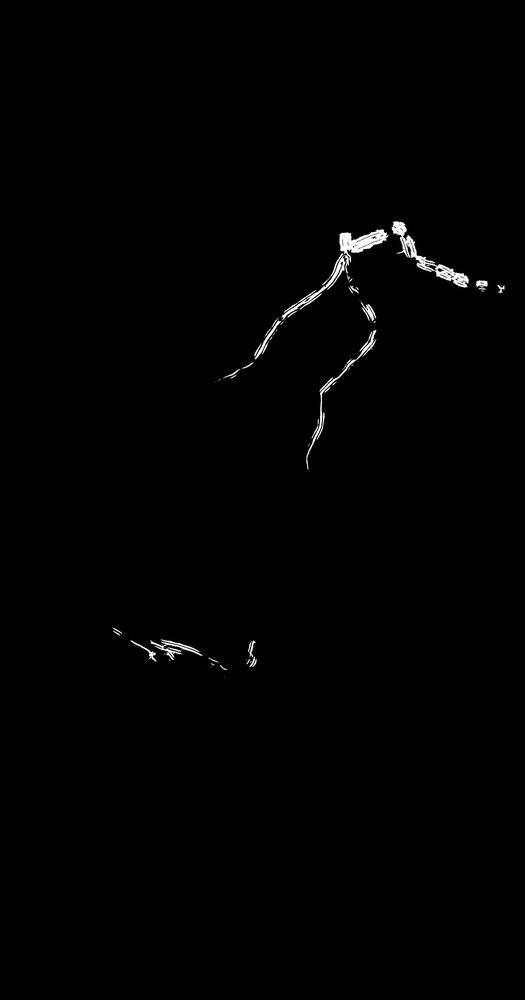
%> input picture split/clear_thresholded_line_strengthed_img_00260.jpg, 525 x 1000 px, shrunk from 2100 x 4000 before the run
$ octave split.m   (GNU Octave 9; MATLAB toolbox functions it lacks are replaced by stand-ins)
%> lines starting %> are read from the running program, lines starting %| are printed output that depends on the picture
### split/mat2tiles.m
function outCell=mat2tiles(inArray,varargin)
%MAT2TILES - breaks up an array into a cell array of adjacent sub-arrays of
%            equal sizes
%
%   C=mat2tiles(X,D1,D2,D3,...,Dn)
%   C=mat2tiles(X,[D1,D2,D3,...,Dn])
%
%will produce a cell array C containing adjacent chunks of the array X,
%with each chunk of dimensions D1xD2xD3x...xDn. If a dimensions Di does
%not divide evenly into size(X,i), then the chunks at the upper boundary of
%X along dimension i will be truncated.
%
%It is permissible for the Di to be given value Inf. When this is done, it is
%equivalent to setting Di=size(X,i).
%
%If n < ndims(X), then the unspecified dimensions Dj, n<j<=ndims(X) will be
%set to size(X,i).
%
%If n > ndims(X), the the extra dimensions Dj, j>ndims(X) will  be ignored.
%
%EXAMPLE 1: Split a 28x28 matrix into 4x7 sub-matrices
%
%     >> A=rand(28); C=mat2tiles(A,[4,7])
%
%     C =
%
%         [4x7 double]    [4x7 double]    [4x7 double]    [4x7 double]
%         [4x7 double]    [4x7 double]    [4x7 double]    [4x7 double]
%         [4x7 double]    [4x7 double]    [4x7 double]    [4x7 double]
%         [4x7 double]    [4x7 double]    [4x7 double]    [4x7 double]
%         [4x7 double]    [4x7 double]    [4x7 double]    [4x7 double]
%         [4x7 double]    [4x7 double]    [4x7 double]    [4x7 double]
%         [4x7 double]    [4x7 double]    [4x7 double]    [4x7 double]
%
%EXAMPLE 2: Split a 20x20x6 array into 20x6x3 sub-arrays. This example
%illustrates how 'Inf' can be used to indicate that one of the sub-array
%dimensions is to be the same as in the original array, in this case size(A,1)=20.
%
%
%     >> A=rand(20,20,6);
%
%     >> C=mat2tiles(A,[Inf,6,3])   %equivalent to mat2tiles(A,[20,6,3])
%
%     C(:,:,1) =
%
%         [20x6x3 double]    [20x6x3 double]    [20x6x3 double]    [20x2x3 double]
%
%
%     C(:,:,2) =
%
%         [20x6x3 double]    [20x6x3 double]    [20x6x3 double]    [20x2x3 double]
%
%The example also shows a situation where the original array does not
%divide evenly into sub-arrays of the specified size. Note therefore that
%some boundary sub-chunks are 20x2x3.
tileSizes=[varargin{:}];
N=length(tileSizes);
Nmax=ndims(inArray);
if N<Nmax

    tileSizes=[tileSizes,inf(1,Nmax-N)];


elseif N>Nmax

    tileSizes=tileSizes(1:Nmax);

end
N=Nmax;
C=cell(1,N);
for ii=1:N %loop over the dimensions

 dim=size(inArray,ii);
 T=min(dim, tileSizes(ii));

 if T~=floor(T) || T<=0
     error 'Tile dimension must be a strictly positive integer or Inf'
 end

 nn=( dim / T );
   nnf=floor(nn);

 resid=[];
 if nnf~=nn
    nn=nnf;
    resid=dim-T*nn;
 end

 C{ii}=[ones(1,nn)*T,resid];


end
outCell=mat2cell(inArray,C{:});

### split/split.m
close all;
clear;
I = imread('clear_thresholded_line_strengthed_img_00260.jpg');
%> I is the input picture: size 1000x525x3 uint8; min 0, max 255, mean 1.6
rows = 2; % define how many rows of block
cols = 3; % define how many cols of block
sizeI = size(I);
%> sizeI = [1000 525 3]
blocks = mat2tiles(I, ceil(sizeI(1:2)./[rows cols]))';
%> in mat2tiles, `tileSizes=[varargin{:}];`: tileSizes = [500 175]
%> in mat2tiles, `tileSizes=[tileSizes,inf(1,Nmax-N)];`: tileSizes = [500 175 Inf]
%> the loop in mat2tiles, `for ii=1:N` made 3 passes
%> (T, nnf) on passes 1 to 3: (500, 2), (175, 3), (3, 1)
%> after the loop in mat2tiles, `for ii=1:N`: C = {[500 500], [175 175 175], 3}
%> in mat2tiles, `outCell=mat2cell(inArray,C{:});`: outCell = 6 items
%> blocks = 6 items
for i = 1:rows*cols
  subplot(rows, cols, i);
  imshow(blocks{i});
end
%> this loop made 6 passes
%> pass 2, `imshow(blocks{i});`:
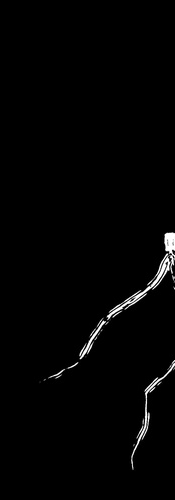
%> displayed picture: size 500x175x3, on the screen's scale of 0 to 255; min 0, max 255, mean 3.4
imwrite(blocks{1},'split_img_00260_1.jpg')
imwrite(blocks{2},'split_img_00260_2.jpg')
imwrite(blocks{3},'split_img_00260_3.jpg')
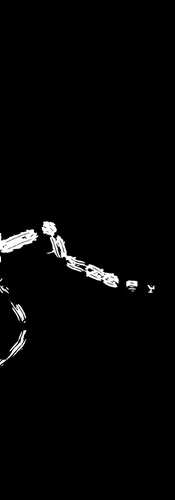
%> saved as split_img_00260_3.jpg: size 500x175x3 uint8; min 0, max 255, mean 4.9
imwrite(blocks{4},'split_img_00260_4.jpg')
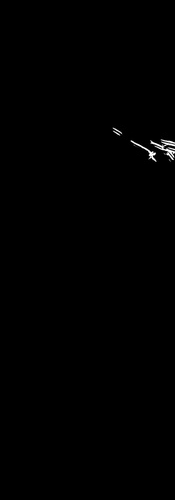
%> saved as split_img_00260_4.jpg: size 500x175x3 uint8; min 0, max 255, mean 0.7
imwrite(blocks{5},'split_img_00260_5.jpg')
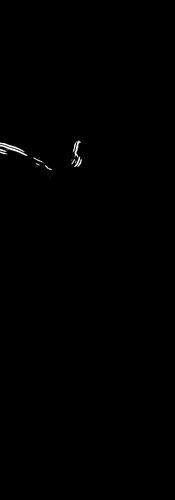
%> saved as split_img_00260_5.jpg: size 500x175x3 uint8; min 0, max 255, mean 0.6
imwrite(blocks{6},'split_img_00260_6.jpg')

$ run again, with split/clear_thresholded_line_strengthed_img_00038.jpg copied over split/clear_thresholded_line_strengthed_img_00260.jpg
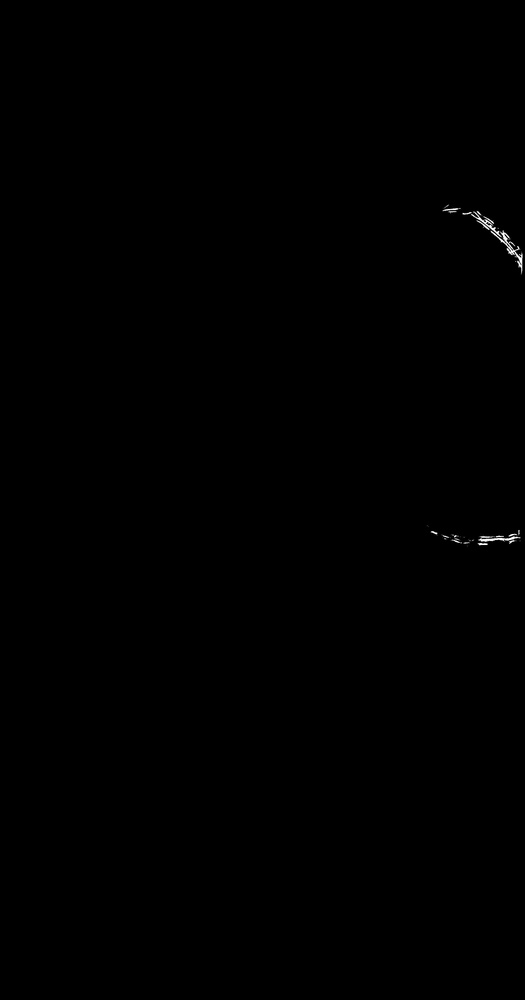
%> input picture split/clear_thresholded_line_strengthed_img_00038.jpg, 525 x 1000 px, shrunk from 2100 x 4000 before the run
%> I is the input picture: size 1000x525x3 uint8; min 0, max 255, mean 0.3
%> in mat2tiles, `tileSizes=[varargin{:}];`: tileSizes = [500 175]
%> in mat2tiles, `tileSizes=[tileSizes,inf(1,Nmax-N)];`: tileSizes = [500 175 Inf]
%> the loop in mat2tiles, `for ii=1:N` made 3 passes
%> (T, nnf) on passes 1 to 3: (500, 2), (175, 3), (3, 1)
%> after the loop in mat2tiles, `for ii=1:N`: C = {[500 500], [175 175 175], 3}
%> outCell = 6 items
%> `imwrite(blocks{3},'split_img_00260_3.jpg')`:
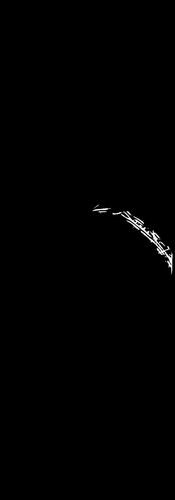
%> saved as split_img_00260_3.jpg: size 500x175x3 uint8; min 0, max 255, mean 1.1
%> `imwrite(blocks{6},'split_img_00260_6.jpg')`:
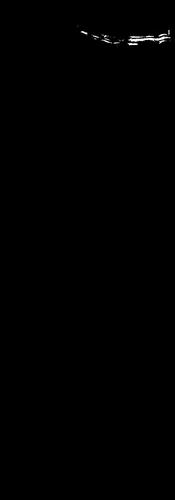
%> saved as split_img_00260_6.jpg: size 500x175x3 uint8; min 0, max 255, mean 0.6
